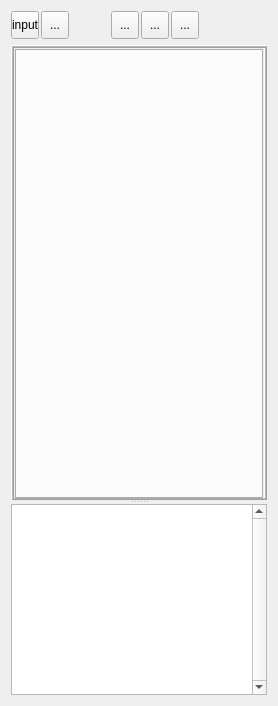
  <widget class="QWidget" name="centralwidget">
   <layout class="QVBoxLayout" name="verticalLayout_2">
    <item>
     <widget class="QFrame" name="frame">
      <property name="minimumSize">
       <size>
        <width>0</width>
        <height>28</height>
       </size>
      </property>
      <property name="maximumSize">
       <size>
        <width>16777215</width>
        <height>28</height>
       </size>
      </property>
      <property name="frameShape">
       <enum>QFrame::NoFrame</enum>
      </property>
      <property name="frameShadow">
       <enum>QFrame::Raised</enum>
      </property>
      <widget class="QToolButton" name="btnInput">
       <property name="geometry">
        <rect>
         <x>0</x>
         <y>0</y>
         <width>28</width>
         <height>28</height>
        </rect>
       </property>
       <property name="focusPolicy">
        <enum>Qt::TabFocus</enum>
       </property>
       <property name="toolTip">
        <string>Left Dock</string>
       </property>
       <property name="layoutDirection">
        <enum>Qt::LeftToRight</enum>
       </property>
       <property name="text">
        <string>input</string>
       </property>
       <property name="icon">
        <iconset resource="ResourceFiles/icons.qrc">
         <normaloff>:/newPrefix/images/input.png</normaloff>:/newPrefix/images/input.png</iconset>
       </property>
       <property name="iconSize">
        <size>
         <width>18</width>
         <height>18</height>
        </size>
       </property>
      </widget>
      <widget class="QToolButton" name="btnOutput">
       <property name="geometry">
        <rect>
         <x>30</x>
         <y>0</y>
         <width>28</width>
         <height>28</height>
        </rect>
       </property>
       <property name="focusPolicy">
        <enum>Qt::TabFocus</enum>
       </property>
       <property name="toolTip">
        <string>Right Dock</string>
       </property>
       <property name="text">
        <string>...</string>
       </property>
       <property name="icon">
        <iconset resource="ResourceFiles/icons.qrc">
         <normaloff>:/newPrefix/images/output.png</normaloff>:/newPrefix/images/output.png</iconset>
       </property>
       <property name="iconSize">
        <size>
         <width>18</width>
         <height>18</height>
        </size>
       </property>
      </widget>
      <widget class="QToolButton" name="btnTop">
       <property name="geometry">
        <rect>
         <x>160</x>
         <y>0</y>
         <width>28</width>
         <height>28</height>
        </rect>
       </property>
       <property name="focusPolicy">
        <enum>Qt::TabFocus</enum>
       </property>
       <property name="toolTip">
        <string>Top View</string>
       </property>
       <property name="text">
        <string>...</string>
       </property>
       <property name="icon">
        <iconset resource="ResourceFiles/icons.qrc">
         <normaloff>:/newPrefix/images/X-Y.png</normaloff>:/newPrefix/images/X-Y.png</iconset>
       </property>
       <property name="iconSize">
        <size>
         <width>22</width>
         <height>22</height>
        </size>
       </property>
      </widget>
      <widget class="QToolButton" name="btnFront">
       <property name="geometry">
        <rect>
         <x>100</x>
         <y>0</y>
         <width>28</width>
         <height>28</height>
        </rect>
       </property>
       <property name="focusPolicy">
        <enum>Qt::TabFocus</enum>
       </property>
       <property name="toolTip">
        <string>Front View</string>
       </property>
       <property name="text">
        <string>...</string>
       </property>
       <property name="icon">
        <iconset resource="ResourceFiles/icons.qrc">
         <normaloff>:/newPrefix/images/Z-X.png</normaloff>:/newPrefix/images/Z-X.png</iconset>
       </property>
       <property name="iconSize">
        <size>
         <width>22</width>
         <height>22</height>
        </size>
       </property>
      </widget>
      <widget class="QToolButton" name="btnSide">
       <property name="geometry">
        <rect>
         <x>130</x>
         <y>0</y>
         <width>28</width>
         <height>28</height>
        </rect>
       </property>
       <property name="focusPolicy">
        <enum>Qt::TabFocus</enum>
       </property>
       <property name="toolTip">
        <string>Side View</string>
       </property>
       <property name="text">
        <string>...</string>
       </property>
       <property name="icon">
        <iconset resource="ResourceFiles/icons.qrc">
         <normaloff>:/newPrefix/images/Z-Y.png</normaloff>:/newPrefix/images/Z-Y.png</iconset>
       </property>
       <property name="iconSize">
        <size>
         <width>22</width>
         <height>22</height>
        </size>
       </property>
      </widget>
      <widget class="QCheckBox" name="btn3D">
       <property name="geometry">
        <rect>
         <x>270</x>
         <y>0</y>
         <width>90</width>
         <height>28</height>
        </rect>
       </property>
       <property name="font">
        <font>
         <family>Arial</family>
         <pointsize>11</pointsize>
         <weight>75</weight>
         <italic>false</italic>
         <bold>true</bold>
         <underline>false</underline>
         <strikeout>false</strikeout>
        </font>
       </property>
       <property name="focusPolicy">
        <enum>Qt::TabFocus</enum>
       </property>
       <property name="toolTip">
        <string>3D Model</string>
       </property>
       <property name="text">
        <string>Model</string>
       </property>
      </widget>
      <widget class="QCheckBox" name="chkBx_beam">
       <property name="geometry">
        <rect>
         <x>400</x>
         <y>0</y>
         <width>90</width>
         <height>29</height>
        </rect>
       </property>
       <property name="font">
        <font>
         <family>Arial</family>
         <pointsize>11</pointsize>
         <weight>75</weight>
         <bold>true</bold>
        </font>
       </property>
       <property name="focusPolicy">
        <enum>Qt::TabFocus</enum>
       </property>
       <property name="toolTip">
        <string>Beam only</string>
       </property>
       <property name="text">
        <string>Beam</string>
       </property>
      </widget>
      <widget class="QCheckBox" name="chkBx_gussetPlate">
       <property name="geometry">
        <rect>
         <x>520</x>
         <y>0</y>
         <width>151</width>
         <height>29</height>
        </rect>
       </property>
       <property name="font">
        <font>
         <family>Arial</family>
         <pointsize>11</pointsize>
         <weight>75</weight>
         <bold>true</bold>
        </font>
       </property>
       <property name="focusPolicy">
        <enum>Qt::TabFocus</enum>
       </property>
       <property name="toolTip">
        <string>Extendedplate only</string>
       </property>
       <property name="text">
        <string>Gusset</string>
       </property>
      </widget>
     </widget>
    </item>
    <item>
     <widget class="QSplitter" name="splitter">
      <property name="orientation">
       <enum>Qt::Vertical</enum>
      </property>
      <widget class="QFrame" name="frame_2">
       <property name="minimumSize">
        <size>
         <width>0</width>
         <height>100</height>
        </size>
       </property>
       <property name="frameShape">
        <enum>QFrame::Box</enum>
       </property>
       <property name="frameShadow">
        <enum>QFrame::Raised</enum>
       </property>
       <property name="lineWidth">
        <number>1</number>
       </property>
       <property name="midLineWidth">
        <number>1</number>
       </property>
       <layout class="QVBoxLayout" name="verticalLayout">
        <property name="leftMargin">
         <number>1</number>
        </property>
        <property name="topMargin">
         <number>1</number>
        </property>
        <property name="rightMargin">
         <number>1</number>
        </property>
        <property name="bottomMargin">
         <number>1</number>
        </property>
        <item>
         <widget class="QTabWidget" name="mytabWidget">
          <property name="minimumSize">
           <size>
            <width>0</width>
            <height>450</height>
           </size>
          </property>
          <property name="font">
           <font>
            <pointsize>8</pointsize>
            <weight>75</weight>
            <italic>true</italic>
            <bold>true</bold>
           </font>
          </property>
          <property name="focusPolicy">
           <enum>Qt::NoFocus</enum>
          </property>
          <property name="styleSheet">
           <string notr="true">QTabBar::tab { height: 75px; width: 1px;  }</string>
          </property>
          <property name="tabPosition">
           <enum>QTabWidget::West</enum>
          </property>
          <property name="currentIndex">
           <number>-1</number>
          </property>
         </widget>
        </item>
       </layout>
      </widget>
      <widget class="QTextEdit" name="textEdit">
       <property name="minimumSize">
        <size>
         <width>0</width>
         <height>125</height>
        </size>
       </property>
       <property name="maximumSize">
        <size>
         <width>16777215</width>
         <height>16777215</height>
        </size>
       </property>
       <property name="verticalScrollBarPolicy">
        <enum>Qt::ScrollBarAlwaysOn</enum>
       </property>
       <property name="readOnly">
        <bool>true</bool>
       </property>
       <property name="overwriteMode">
        <bool>true</bool>
       </property>
      </widget>
     </widget>
    </item>
   </layout>
  </widget>
